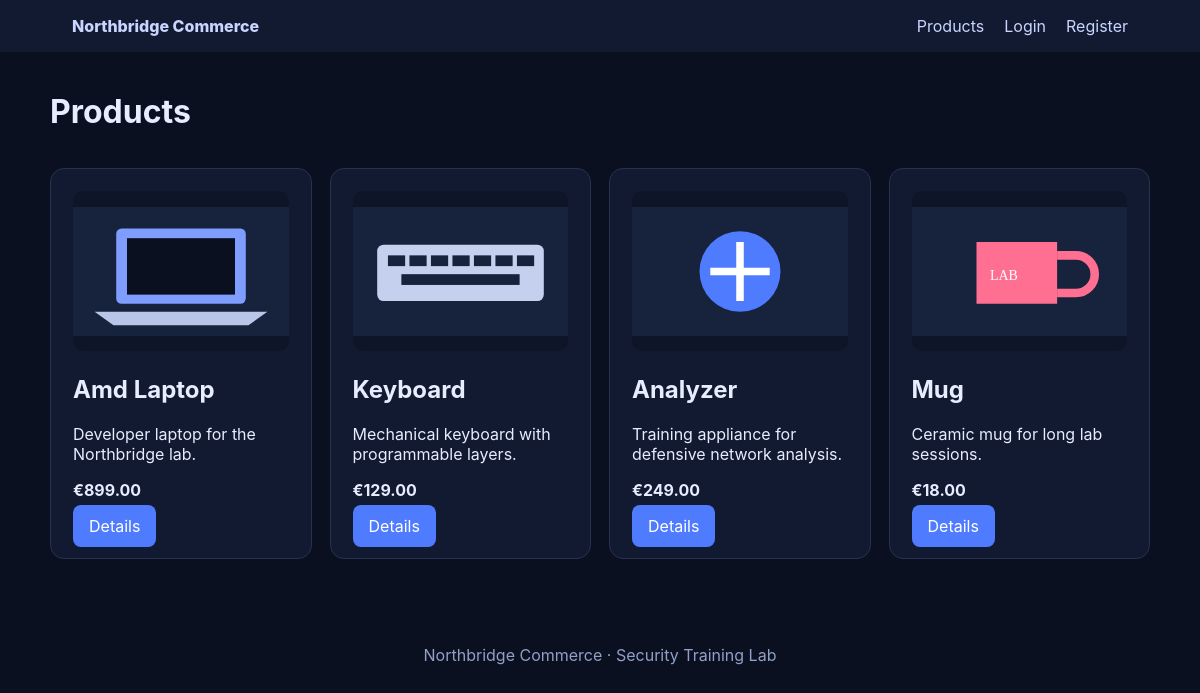
The app's page /lab_XXE_OOB_Entity/web/src/products.php with its own data.
### tables this page shows
create table products (
  id INT AUTO_INCREMENT PRIMARY KEY,
  name VARCHAR(120) NOT NULL,
  description TEXT NOT NULL,
  price DECIMAL(10,2) NOT NULL,
  image VARCHAR(255) DEFAULT NULL
);

### lab_XXE_OOB_Entity/web/src/config.php (called while the page is built, shortened)
<?php
function e(string $value): string {
    return htmlspecialchars($value, ENT_QUOTES | ENT_SUBSTITUTE, 'UTF-8');
}

### lab_XXE_OOB_Entity/web/src/products.php (the view)
<?php
require_once __DIR__ . '/config.php';
include __DIR__ . '/header.php';
$result = $db->query("SELECT * FROM products ORDER BY id");
?>
<h1>Products</h1>
<div class="grid">
<?php while ($p = $result->fetch_assoc()): ?>
<div class="card">
<img class="product" src="/assets/<?= e($p['image'] ?? 'laptop.svg') ?>" alt="">
<h2><?= e($p['name']) ?></h2>
<p><?= e($p['description']) ?></p>
<p><strong>€<?= e($p['price']) ?></strong></p>
<a class="btn" href="/product.php?id=<?= (int)$p['id'] ?>">Details</a>
</div>
<?php endwhile; ?>
</div>
<?php include __DIR__ . '/footer.php'; ?>

### lab_XXE_OOB_Entity/web/src/header.php (style rules this page uses)
body { margin:0;font-family:Inter,system-ui,sans-serif;background:#0b1020;color:#e7ecff }
.card { background:#121a31;border:1px solid #273250;border-radius:14px;padding:22px;margin:16px 0 }
.grid { display:grid;grid-template-columns:repeat(auto-fit,minmax(220px,1fr));gap:18px }
button,.btn { background:#4f7cff;color:#fff;border:0;border-radius:8px;padding:11px 16px;text-decoration:none;cursor:pointer }
img.product { width:100%;height:160px;object-fit:contain;background:#0e1528;border-radius:10px }

### records on screen
products: image (picture), name "Amd Laptop", description "Developer laptop for the Northbridge lab.", price "899.00"
products: image (picture), name "Keyboard", description "Mechanical keyboard with programmable layers.", price "129.00"
products: image (picture), name "Analyzer", description "Training appliance for defensive network analysis.", price "249.00"
products: image (picture), name "Mug", description "Ceramic mug for long lab sessions.", price "18.00"
